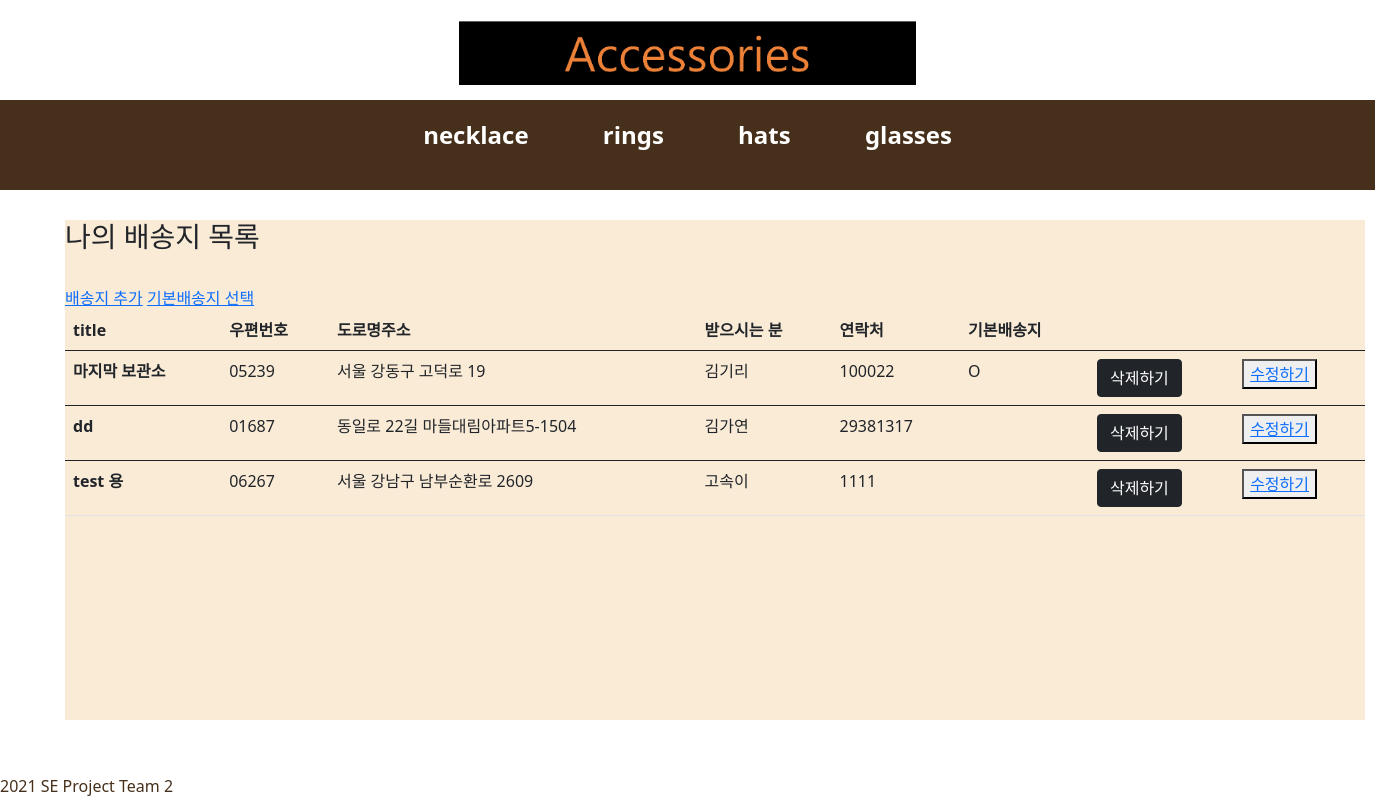
Before: /create/ (signed in) with the older database file.
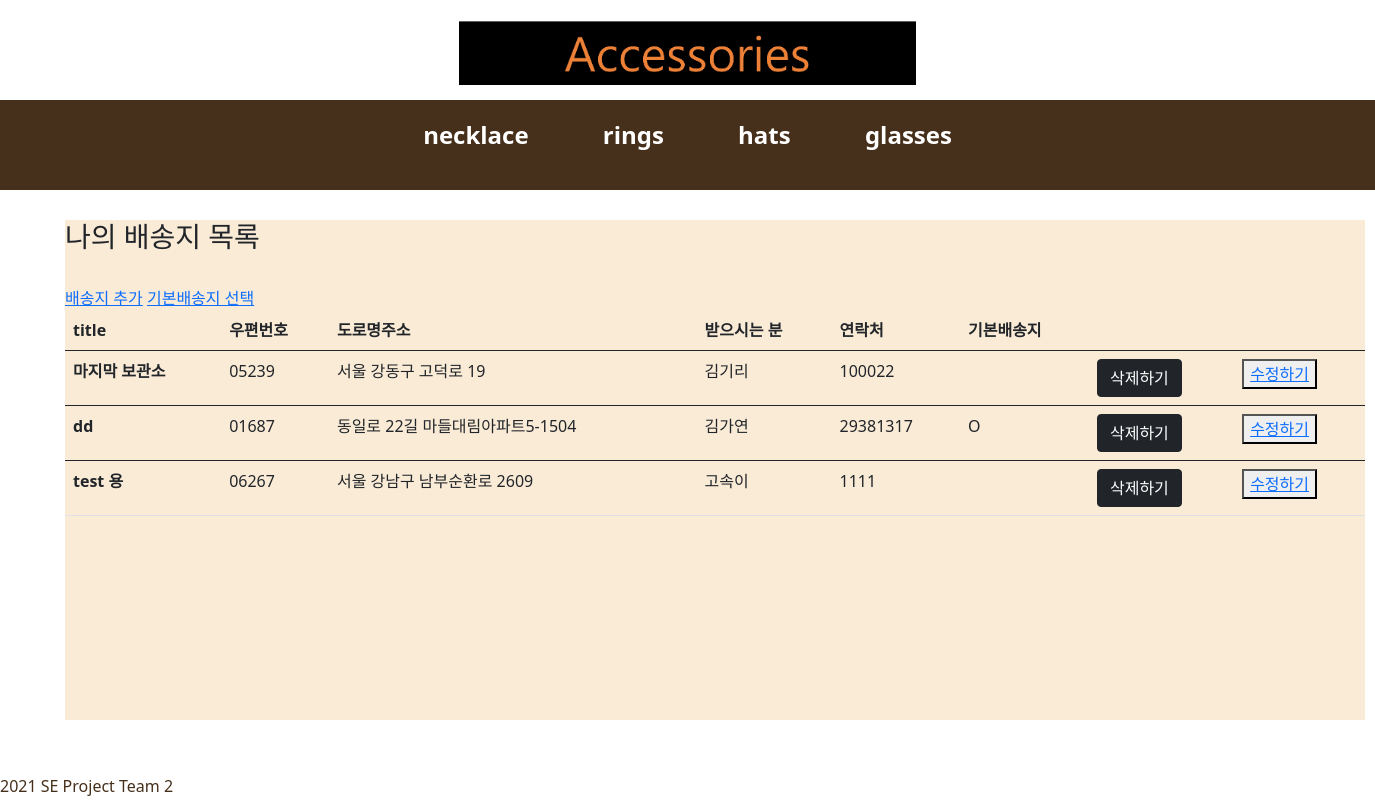
After: the same page with the newer database file.
### shoppingApp/models.py (models this page shows, shortened)
class address(models.Model):
    accounts = models.ForeignKey(UserAccounts, on_delete=models.CASCADE, null=True)
    title = models.CharField(max_length=200)
    post_num= models.CharField(max_length=200,null=True)
    road_address=models.CharField(max_length=200,null=True)
    detail_address=models.TextField()
    post_name=models.CharField(max_length=20,null=True)
    post_phonenum=models.IntegerField(null=True)
    is_default = models.BooleanField(default=False,null=True)

### shoppingApp/views.py (the view)
# urls.py: path('create/', shoppingView.create_view, name='create'),
def create_view(request):
    cart_count=context_processors.counter(request)
    cart_count=int(cart_count)
    count={'cart_count':cart_count}
    uid=request.session.get('user_id')
    get_all=UserAccounts.objects.all()
    get_user=get_all.filter(user_id=uid)
    shippings = address.objects.filter(accounts__in=get_user)
    if shippings is None:
        return render(request, 'create.html')
    return render(request, 'create.html', {'shippings':  shippings, 'count':count})

### cartApp/context_processors.py (called while the page is built)
def counter(request):
    item_count=0
    if 'admin' in request.path:
        return {}
    else:
        try:
            cart= Cart.objects.filter(cart_id=request.session.get('user_id'))
            cart_items = CartItem.objects.all().filter(cart=cart[:1])
            for cart_item in cart_items:
                item_count+=cart_item.quantity
        except Cart.DoesNotExist:
            item_count=0
    return item_count

### shoppingApp/templates/create.html (shortened to what this page needs)
{% extends 'base.html' %}
{% block content %}
<section>
<div>
<h3>나의 배송지 목록</h3><br>
<a href="{%url 'newpost' %}">배송지 추가</a>
<a href="{%url 'create_default' %}">기본배송지 선택</a>
<table class="table">
    <thead>
      <tr>
        <th scope="col">title</th>
        <th scope="col">우편번호</th>
        <th scope="col">도로명주소</th>
        <th scope="col">받으시는 분</th>
        <th scope="col">연락처</th>
        <th scope="col">기본배송지</th>
        <th scope="col"></th>
        <th scope="col"></th>
      </tr>
    </thead>
    {% for address in shippings %}
    <tbody>
      <tr>
        <th scope="row">{{address.title}}</th>
        <td>{{address.post_num}}</td>
        <td>{{address.road_address}}</td>
        <td>{{address.post_name}}</td>
        <td>{{address.post_phonenum}}</td>
        {%if address.is_default%}
        <td>  O</td>
        {% else %}
        <td></td>
        {%endif %}
        <form action="{% url 'delete' address.pk%}" method="POST">
        <td><input class="btn btn-dark" type="submit" value="삭제하기" ></td>
        </form>
        <td><button type="button"><a href="{%url 'edit' address.pk%}">수정하기</a></button></td>
    </tbody>
    {%  endfor %}
</table>
</div>
</section>
{% endblock %}

Changed rows visible on the page:
changed address "마지막 보관소": no longer shows "O"
changed address "dd": now shows "O"
